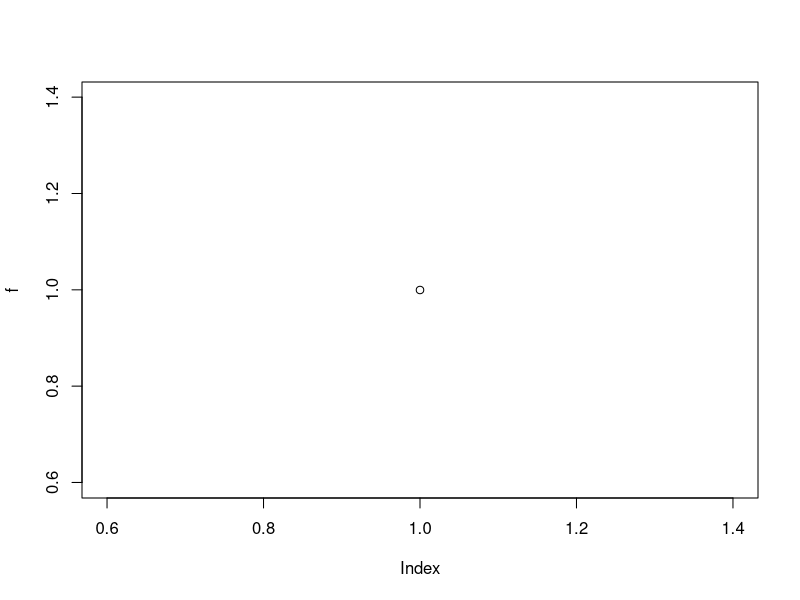
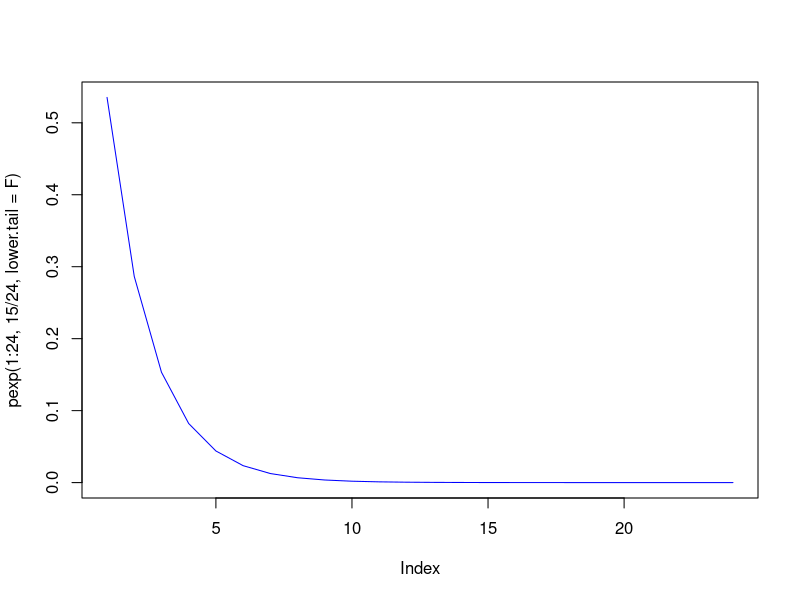

The R script that drew these images, in order:
## ---- chunk 1
dbinom(0, 25, 4/100)

f = pbinom(5, 25, 4/100)

plot( f)
## ---- chunk 2
dbinom(100, 100, 14/1000)

pbinom(5, 100, 14/1000)

1 - pbinom(42, 100, 42/100)
## ---- chunk 3
dbinom(0, 23, 4/100)

qbinom(4/100, 23, 50/100, lower.tail = F)
## ---- chunk 4
dpois(0, 8 * 15/24)

pexp(6, 15/24) - pexp(3, 15/24)

plot(pexp(1:24, 15/24, lower.tail = F), type = "l", col="blue")
